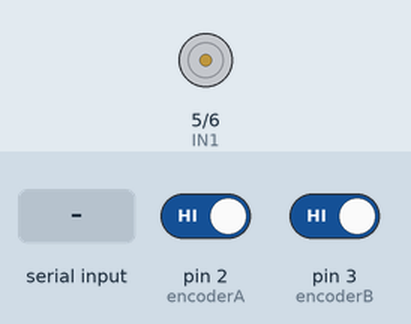
Recording of a sketch running on a simulated Arduino Uno, built with avr-gcc and run on an emulated ATmega328P. Parts: motor-driver pin pairs drawn as motors (green arrow = first pin HIGH = forward, orange = second pin HIGH = backward, longer = more drive, scaled by the enable pin). Inputs (shaded band) come from the test bench; at power-on: pin 2 (encoderA) HIGH, pin 3 (encoderB) HIGH. What the sketch prints to the serial monitor is not drawn.

Above: at 1.2 s.
1.3 s: "F90\n" received over Serial
At 1.6 s:
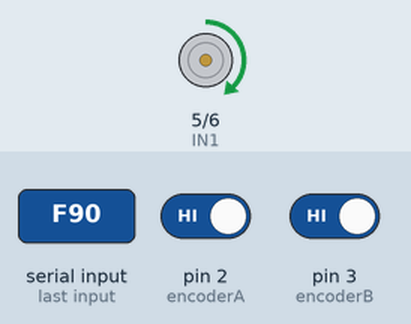
2.8 s: "s" received over Serial
At 3.8 s:
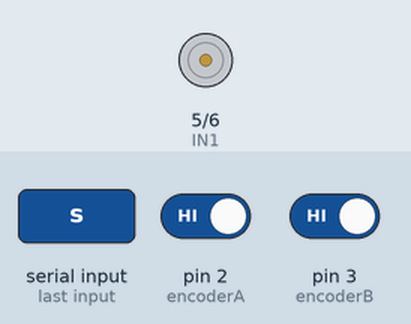
4.3 s: "R90\n" received over Serial
At 5.0 s:
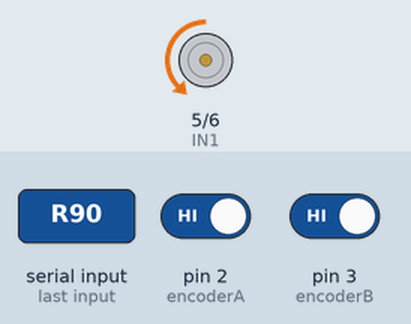
5.8 s: "F,45\n" received over Serial
At 6.2 s:
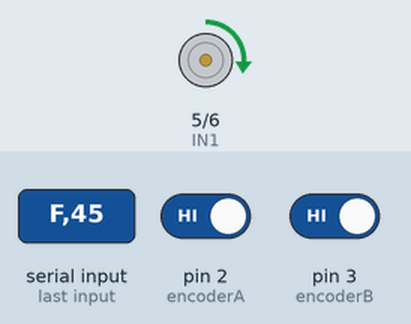
7.3 s: "R,45\n" received over Serial
At 8.5 s:
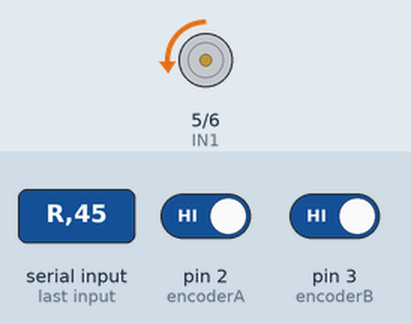
8.8 s: "R" received over Serial
At 10.3 s:
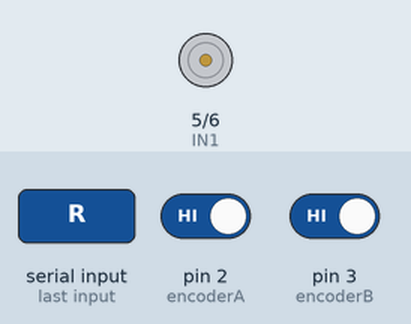
Timing chart, 0 to 11.8 s (numbered marks = the images above; inputs shaded):
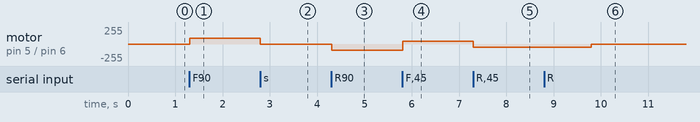

Measured:
- after the input at 1.3 s, motor on pin 5 (IN1) / pin 6 (IN2): stopped → forward 90/255 at once
- after the input at 2.8 s, motor on pin 5 (IN1) / pin 6 (IN2): forward 90/255 → stopped at once
- after the input at 4.3 s, motor on pin 5 (IN1) / pin 6 (IN2): stopped → backward 90/255 at once
- after the input at 5.8 s, motor on pin 5 (IN1) / pin 6 (IN2): backward 90/255 → forward 45/255 at once
- after the input at 7.3 s, motor on pin 5 (IN1) / pin 6 (IN2): forward 45/255 → backward 45/255 at once
- after the input at 8.8 s, motor on pin 5 (IN1) / pin 6 (IN2): backward 45/255 → stopped after 1.0 s

The sketch:

WEEK5_One-motor.ino
```cpp
// === Pin definitions ===
const int ENA = 9;    // PWM pin for motor speed
const int IN1 = 5;    // Direction pin 1
const int IN2 = 6;    // Direction pin 2

const int encoderA = 2; // Encoder channel A
const int encoderB = 3; // Encoder channel B

// === Variables ===
volatile long pulseCount = 0;
unsigned long lastTime = 0;
float rpm = 0;
int pwmValue = 0;
char direction = 'S';  // 'F' = forward, 'R' = reverse, 'S' = stop

// SPG30-20K: 11 PPR (motor shaft) × 20:1 gearbox = 220 PPR
const int pulsesPerRevolution = 220;

// === Encoder interrupt routine ===
void updateEncoder() {
  int MSB = digitalRead(encoderA);
  int LSB = digitalRead(encoderB);
  int encoded = (MSB << 1) | LSB;
  static int lastEncoded = 0;

  int sum = (lastEncoded << 2) | encoded;
  if (sum == 0b1101 || sum == 0b0100 || sum == 0b0010 || sum == 0b1011) pulseCount++;
  if (sum == 0b1110 || sum == 0b0111 || sum == 0b0001 || sum == 0b1000) pulseCount--;

  lastEncoded = encoded;
}

// === Setup ===
void setup() {
  Serial.begin(9600);

  pinMode(ENA, OUTPUT);
  pinMode(IN1, OUTPUT);
  pinMode(IN2, OUTPUT);

  pinMode(encoderA, INPUT_PULLUP);
  pinMode(encoderB, INPUT_PULLUP);

  attachInterrupt(digitalPinToInterrupt(encoderA), updateEncoder, CHANGE);
  attachInterrupt(digitalPinToInterrupt(encoderB), updateEncoder, CHANGE);

  Serial.println("Commands:");
  Serial.println("F <value> → Forward (0–255)");
  Serial.println("R <value> → Reverse (0–255)");
  Serial.println("S → Stop");
  Serial.println("---------------------------");
  lastTime = millis();
}

// === Loop ===
void loop() {
  // === Serial Command Reading ===
  if (Serial.available() > 0) {
    char cmd = Serial.read();

    if (cmd == 'F' || cmd == 'f') {
      pwmValue = Serial.parseInt();
      direction = 'F';
      Serial.print("Forward at PWM = ");
      Serial.println(pwmValue);
    }
    else if (cmd == 'R' || cmd == 'r') {
      pwmValue = Serial.parseInt();
      direction = 'R';
      Serial.print("Reverse at PWM = ");
      Serial.println(pwmValue);
    }
    else if (cmd == 'S' || cmd == 's') {
      direction = 'S';
      pwmValue = 0;
      Serial.println("Motor stopped");
    }
  }

  // === Motor Control ===
  if (direction == 'F') {
    digitalWrite(IN1, HIGH);
    digitalWrite(IN2, LOW);
    analogWrite(ENA, pwmValue);
  }
  else if (direction == 'R') {
    digitalWrite(IN1, LOW);
    digitalWrite(IN2, HIGH);
    analogWrite(ENA, pwmValue);
  }
  else {
    analogWrite(ENA, 0);
  }

  // === RPM Measurement ===
  unsigned long currentTime = millis();
  if (currentTime - lastTime >= 1000) {
    noInterrupts();
    long currentCount = pulseCount;
    pulseCount = 0;
    interrupts();

    rpm = (abs(currentCount) / (float)pulsesPerRevolution) * 60.0;

    Serial.print("Direction: ");
    Serial.print(direction);
    Serial.print(" | PWM: ");
    Serial.print(pwmValue);
    Serial.print(" | RPM: ");
    Serial.println(rpm);

    lastTime = currentTime;
  }
}
```
